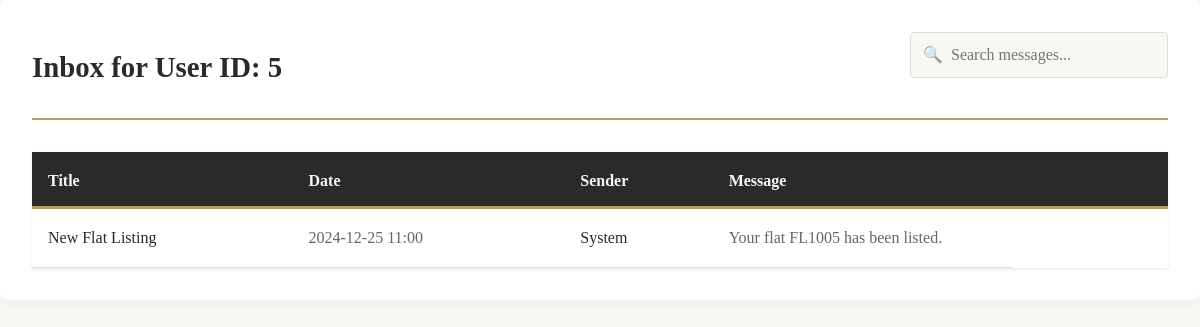
The page /messages.php (signed in) on the database its author committed.
### tables this page shows
CREATE TABLE messages
(
    message_id     INT AUTO_INCREMENT PRIMARY KEY,
    user_id        INT          NOT NULL,
    title          VARCHAR(100) NOT NULL,
    message_body   TEXT         NOT NULL,
    sender         VARCHAR(100) NOT NULL,
    sent_date      DATETIME     NOT NULL,
    is_read        BOOLEAN DEFAULT FALSE,
    message_type   ENUM ('approval', 'appointment', 'rental', 'other') NOT NULL DEFAULT 'other',
    FOREIGN KEY (user_id) REFERENCES users (user_id),
    flat_id        INT NULL,
    appointment_id INT NULL,
    rental_id      INT NULL,
    FOREIGN KEY (flat_id) REFERENCES flats (flat_id),
    FOREIGN KEY (appointment_id) REFERENCES appointments (appointment_id),
    FOREIGN KEY (rental_id) REFERENCES rentals (rental_id)
);

### messages.php (the view, shortened to what this page needs)
<?php
$userId = $_SESSION['user_id'];
$search = $_GET['search'] ?? '';
try {
    $pdo = getPDOConnection();
    $sql = "SELECT * FROM messages WHERE user_id = :user_id";
    $params = [':user_id' => $userId];
    $sql .= " ORDER BY sent_date DESC";
    $stmt = $pdo->prepare($sql);
    $stmt->execute($params);
    $messages = $stmt->fetchAll(PDO::FETCH_ASSOC);
} catch (PDOException $e) {
    error_log("Database error: " . $e->getMessage());
    die("Database error: " . $e->getMessage());
}
?>
<!DOCTYPE html>
<html lang="en">
<head>
    <link rel="stylesheet" href="styles.css"/>
</head>
<body>
<div class="messages-container">
    <div class="messages-header">
        <h2>Inbox for User ID: <?php echo htmlspecialchars($userId); ?></h2>
        <div class="messages-controls">
            <form class="search-form" method="GET" action="">
                <input
                        type="text"
                        name="search"
                        placeholder="Search messages..."
                        value="<?php echo htmlspecialchars($search); ?>"
                        autocomplete="off"
                />
            </form>
        </div>
    </div>
    <?php if (empty($messages)): ?>
        <div class="empty-messages">
            <div class="empty-icon">📭</div>
            <h3>No messages found</h3>
            <p>You have no messages at the moment.</p>
        </div>
    <?php else: ?>
        <table class="messages-table">
            <thead>
            <tr>
                <th class="sortable">Title</th>
                <th class="sortable">Date</th>
                <th class="sortable">Sender</th>
                <th>Message</th>
            </tr>
            </thead>
            <tbody>
            <?php foreach ($messages as $msg): ?>
                <tr class="<?php echo !$msg['is_read'] ? 'unread' : ''; ?>">
                    <td class="message-title">
                        <?php echo htmlspecialchars($msg['title']); ?>
                    </td>
                    <td class="message-date">
                        <?php echo date('Y-m-d H:i', strtotime($msg['sent_date'])); ?>
                    </td>
                    <td class="message-sender">
                        <?php echo htmlspecialchars($msg['sender']); ?>
                    </td>
                    <td class="message-preview">
                        <?php
                        $preview = strip_tags($msg['message_body']);
                        echo htmlspecialchars(mb_strimwidth($preview, 0, 120, '...'));
                        ?>
                    </td>
                </tr>
            <?php endforeach; ?>
            </tbody>
        </table>
    <?php endif; ?>
</div>
</body>
</html>

### styles.css (style rules this page uses)
* { margin: 0; padding: 0; box-sizing: border-box; }
body { display: flex; flex-direction: column; min-height: 100vh; background-color: #f9f7f3; color: #333; line-height: 1.6; overflow-x: hidden; }
body, button, input, select, textarea { font-family: 'Georgia', 'Times New Roman', serif; }
h1, h2, h3, h4 { color: #2a2a2a; }
h2 { font-size: 2rem; font-weight: 600; }
.messages-container { background-color: white; padding: 2rem; border-radius: 8px; box-shadow: 0 2px 15px rgba(0, 0, 0, 0.05); margin-bottom: 2rem; }
.messages-header { display: flex; justify-content: space-between; align-items: center; margin-bottom: 2rem; padding-bottom: 1rem; border-bottom: 2px solid #B79C67; }
.messages-header h2 { color: #2a2a2a; font-size: 1.8rem; margin: 0; }
.messages-controls { display: flex; gap: 1rem; margin-bottom: 1.5rem; align-items: center; }
.search-form { position: relative; flex-grow: 1; max-width: 400px; }
.search-form input[type="text"] { width: 100%; padding: 0.8rem 1rem 0.8rem 2.5rem; border: 1px solid #ddd; border-radius: 4px; font-size: 1rem; transition: all 0.3s; background-color: #f9f7f3; }
.search-form::before { content: "🔍"; position: absolute; left: 0.8rem; top: 50%; transform: translateY(-50%); opacity: 0.6; }
.messages-table { width: 100%; border-collapse: separate; border-spacing: 0; margin-top: 1.5rem; font-size: 1rem; box-shadow: 0 1px 3px rgba(0, 0, 0, 0.1); }
.messages-table thead { position: sticky; top: 5rem; z-index: 10; }
.messages-table th { background-color: #2a2a2a; color: #f9f7f3; padding: 1rem; text-align: left; font-weight: 600; position: relative; }
.messages-table th:after { content: ""; position: absolute; bottom: 0; left: 0; width: 100%; height: 3px; background-color: #B79C67; }
.messages-table th.sortable { cursor: pointer; transition: background-color 0.3s; }
.messages-table td { padding: 1rem; border-bottom: 1px solid #e0e0e0; vertical-align: top; }
.message-title { color: #2a2a2a; font-weight: inherit; transition: color 0.3s; }
.message-date { white-space: nowrap; color: #666; }
.message-sender { color: #2a2a2a; font-weight: 500; }
.message-preview { color: #666; display: -webkit-box; -webkit-line-clamp: 2; -webkit-box-orient: vertical; overflow: hidden; text-overflow: ellipsis; max-width: 300px; }

### rows shown on the page
messages: title "New Flat Listing", sent_date "2024-12-25 11:00", sender "System", message_body "Your flat FL1005 has been listed."

### other values the page prints
$userId "5"
